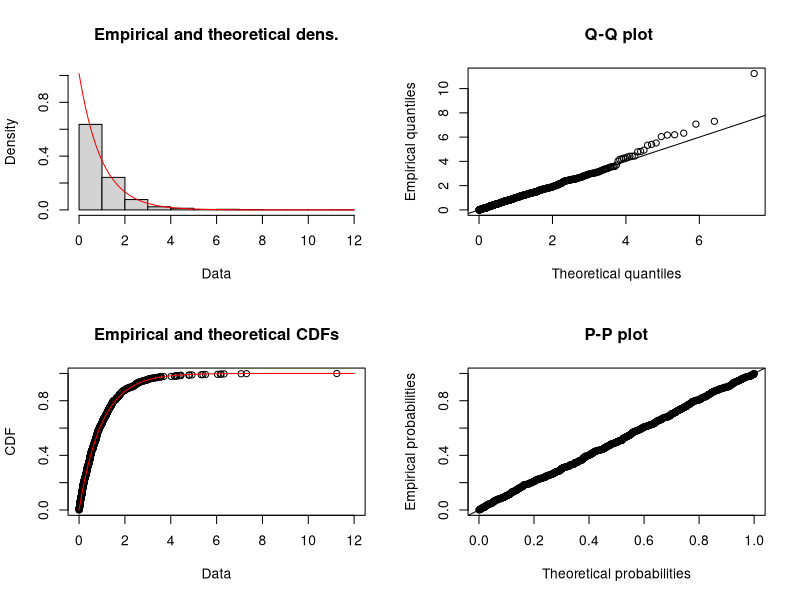
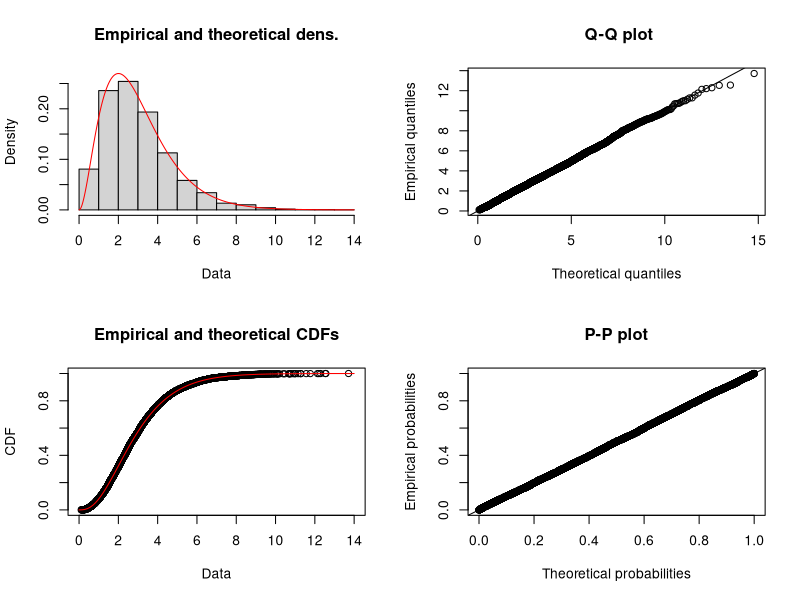

Reproduce these figures in R, in order. (Note: this script raises an error after producing the figures.)

R11 <- runif(1000)
print(R11)
X11 <- -log(R11)
print(X11)
H11 <- hist(X11, plot=F)
library(fitdistrplus)
fit1 <- fitdist(X11, "exp")
plot(fit1)
dexp <- dexp(X11)
chisq.test(X11, dexp)


R21 <- runif(10000)
print(R21)
R22 <- runif(10000)
print(R22)
R23 <- runif(10000)
print(R23)
X21 <- -log(R21*R22*R23)
print(X21)
H21 <- hist(X21, plot=F)
fit2 <- fitdist(X21, "gamma")
plot(fit2)
dg <- dgamma(X21, shape = 1)
chisq.test(X21, dg)


R31 <- runif(1000)
print(R31)
R32 <- runif(1000)
print(R32)
X31 <- -log(R31)
print(X31)
X32 <- -log(R32)
print(X32)
K31 <- (((X31-1)^2)/2)
print(K31)
R <- vector()
Y31 <- vector()
for(i in 1:1000)
{
  if(K31[i] <= X32[i])
  {
    R[i] <- runif(1,0,1)
    if(R[i] > 0.5)
    {
      Y31[i] <- X31[i]
    }
    if(R[i] <= 0.5) 
    {
      Y31[i] <- -X31[i]
    }
  }
}
print(R)
print(Y31)
newR <- na.omit(R)
print(newR)
newY31 <- na.omit(Y31)
print(newY31)
newY31 <- as.vector(newY31)
fit3 <- fitdist(newY31, "norm")
plot(fit3)
normY31 <- dnorm(newY31)
chisq.test(newY31, normY31)
